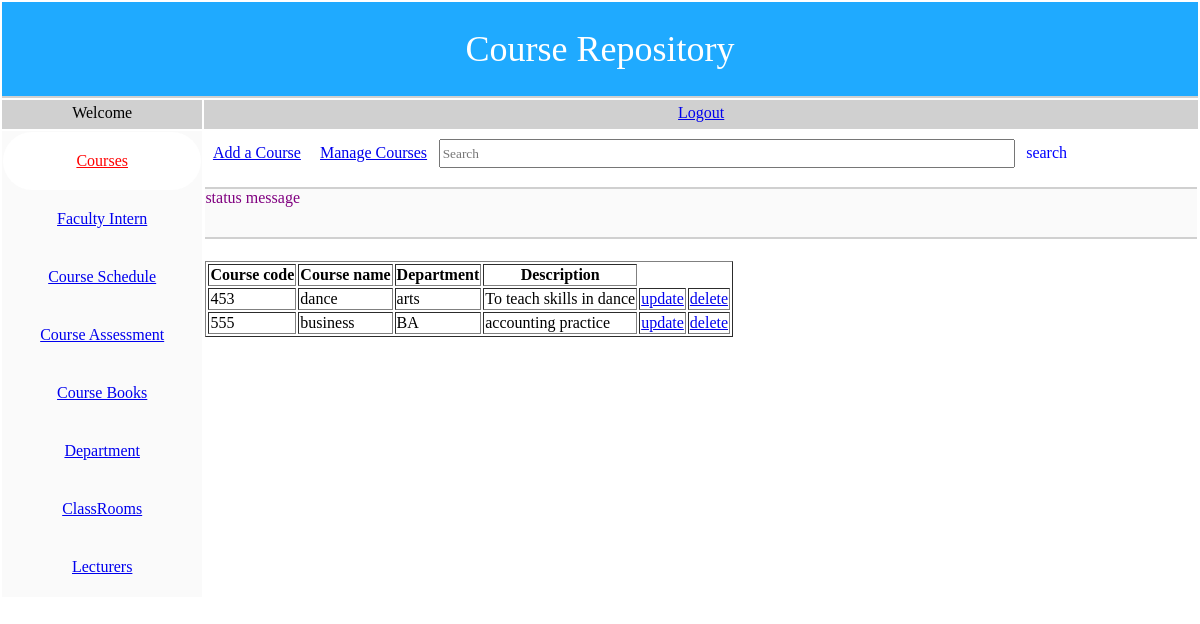
The app's page /managecourses.php with its own data.
### tables this page shows
CREATE TABLE IF NOT EXISTS `courses` (
  `course_id` varchar(50) NOT NULL,
  `course_name` varchar(100) NOT NULL,
  `course_department` varchar(100) NOT NULL,
  `course_description` varchar(100) NOT NULL
);

### adb.php (called while the page is built, shortened)
<?php
class adb {
    var $link;
    var $result;
    function connect() {
        $this->link = mysql_connect(DB_HOST , DB_USER, DB_PWORD);
        return true;
    }
    function fetch() {
        return mysql_fetch_assoc($this->result);
    }
    function query($str_sql) {
        $this->result = mysql_query($str_sql,$this->link);
        return true;
    }
}
?>

### managecourses.php (the view, shortened to what this page needs)
<?php
	$username = $_SESSION['user'];
?>
<html>
    <head>
        <link rel="stylesheet" href="css/style.css">
    </head>
    <body>
        <table id= "tableBody" width="100%">
            <tr>
                <td colspan="2" id="pageheader">
                    Course Repository
                </td>
            </tr>
			<tr>
                <td id = "pageheaderI"><?php echo "Welcome $username";?></td>
				<td id = "pageheaderI"><a href = "logout.php">Logout</a></td>
            </tr>
            <tr>
                <td id="mainnav">
				    <div class="menuitem" style = "background-color: ffffff; border-radius: 1000px;">
                    <a href='viewcourse.php' style = "color:red">Courses</a>
                    </div>
					  <div class="menuitem">
                    <a href='assistantview.php'>Faculty Intern</a>
                    </div>
					 <div class="menuitem">
                    <a href='manageschedule.php'>Course Schedule</a>
                    </div>
					 <div class="menuitem">
                    <a href='displayassess.php'>Course Assessment</a>
                    </div>
					 <div class="menuitem">
                    <a href='books2.php'>Course Books</a>
                    </div>
					<div class="menuitem">
                    <a href='department1.php'>Department</a>
                    </div>
                    <div class="menuitem">
                    <a href='display.php'>ClassRooms</a>
                    </div>
                    <div class="menuitem">
                    <a href='viewlecturers.php'>Lecturers</a>
                    </div>
                    </td>
                <td id="content">
                    <div id="divPageMenu">
                        <span class="menuitem"><a href= "coursesadd.php">Add a Course</a></span>
						<span class="menuitem"><a href= "managecourses.php">Manage Courses</a></span>
                        <input type="text" id="txtSearch" placeholder = "Search"/>
                        <span class="menuitem">search</span>
                    </div>
                    <div id="divStatus" class="status">
                        status message
                    </div>
                    <div id="divContent">
 <?php
    include("courses.php");
    echo"<table border>";
    echo"<tr><th><b>Course code</b></th><th><b>Course name</b></th>
        <th><b>Department</b></th><th><b>Description</b></th></tr><br>";
    $obj = new courses();
    $row=$obj->display_course();
    $i=0;
    while($row){
        if($i%2==0){
            echo"<tr><td>{$row['course_id']}</td>
                <td>{$row['course_name']}</td>
                <td>{$row['course_department']}</td>
                <td>{$row['course_description']}</td>
                <td><a href='coursesupdate.php?id={$row['course_id']}'/>update</td>
                <td><a href='deletecourse.php?id={$row['course_id']}'/>delete</td></tr>";
        }
        else{
            echo"<tr><td>{$row['course_id']}</td>
                <td>{$row['course_name']}</td>
                <td>{$row['course_department']}</td>
                <td>{$row['course_description']}</td>
                <td><a href='coursesupdate.php?id={$row['course_id']}'/>update</td>
                <td><a href='deletecourse.php?id={$row['course_id']}'/>delete</td></tr>";
        }
        $i++;
        $row = $obj->fetch();
    }
    echo"</table>";
?>
</html>

### css/style.css (style rules this page uses)
body { margin: 0px; }
.status { background-color:#fafafa; color: purple; border-bottom: solid 2px #d0d0d0; font-weight: solid; }
#mainnav .menuitem { color:black; cursor:hand; padding: 20px; }
#divPageMenu .menuitem { color:blue; cursor:hand; padding: 0.2cm; }
#pageheader { height: 1in; background-color: 1faaff; font-size: 36px; color: ffffff; text-align: center; border-bottom: solid 2px #d0d0d0; }
#pageheaderI { height: 0.3in; background-color: #d0d0d0; font-size: 16px; color: 000000; text-align: center; border-bottom: solid 2px #d0d0d0; }
#mainnav { text-align: center; width:2in; vertical-align:top; background-color:#fafafa; }
#content { width:10in; vertical-align:top; background-color:#ffffff; }
#divPageMenu { height:0.5in; border-bottom: solid 2px #d0d0d0; padding-top: 0.2cm; }
#divStatus { height:0.5in; }
#txtSearch { height: 0.3in; width: 6in; font-family: cursive; }
#divContent { padding-top: 0.1cm; background-color:white; }

### records on screen
courses: course_id "453", course_name "dance", course_department "arts", course_description "To teach skills in dance"
courses: course_id "555", course_name "business", course_department "BA", course_description "accounting practice"
